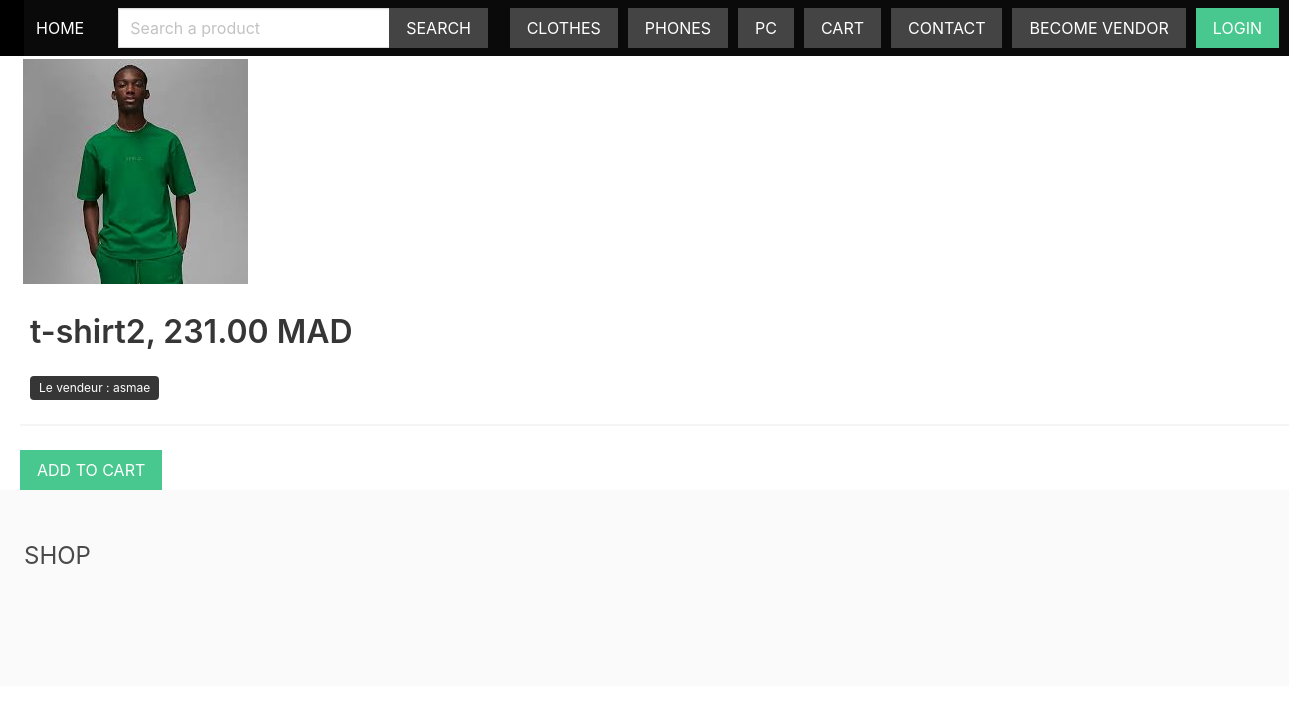
/search/25, run on the app's committed database.
### product/models.py (models this page shows, shortened)
class Category(models.Model):
    title = models.CharField(max_length=50)
    slug = models.SlugField(max_length=50,null=True,blank=True)
    date_added= models.DateTimeField(auto_now=True)
    class Meta:
        ordering = ['-date_added']

class Product(models.Model):
    title = models.CharField(max_length=50)
    price = models.DecimalField(max_digits=6, decimal_places=2)
    description = models.TextField(null=True,blank=True)
    category = models.ForeignKey(Category,related_name='products',on_delete=models.CASCADE)
    vendor = models.ForeignKey(Vendor,related_name='products',on_delete=models.CASCADE,null=True)
    image = models.ImageField(upload_to='photos/%y/%m/%d')
    date_added= models.DateTimeField(auto_now=True)
    active = models.BooleanField(default=True)
    class Meta:
        ordering = ['-date_added']

### vendor/models.py (models this page shows, shortened)
class Vendor(models.Model):
    name = models.CharField(max_length=(255))
    created_at = models.DateTimeField(auto_now_add=True)
    created_by = models.OneToOneField(User, related_name='vendor', on_delete=models.CASCADE)
    is_vendor=models.BooleanField(default=False)
    class Meta:
        ordering = ['name']

### product/views.py (the view)
# urls.py: path('<int:myid>', views.detail, name="detail"),
def detail(request, myid):
    product_object = Product.objects.get(id=myid)
    return render(request, 'product/product.html', {'product': product_object})

### product/cart.py (called while the page is built)
    def __len__(self):
        return sum(item['quantity'] for item in self.cart.values())

### product/context_processors.py (called while the page is built)
def menu_categories(request):
    categories = Category.objects.all()
    return {'menu_categories': categories}

def cart(request):
    return {'cart':Cart(request)}

### templates/product/product.html (shortened to what this page needs)
{% extends 'core/base.html' %}
{% block content %}
    <div id="productapp">
        <div class="columns">
            <div class="column is-3" >
                <img src="{{ product.image.url }}" alt="error">
            </div>
        </div>
        <h1 class="title">{{ product.title }}, {{ product.price }} MAD</h1>
        <p class="mb-2"><span class="tag is-dark">Le vendeur : {{ product.vendor.name }}</span></p>
        <hr>
        <form method="post" action=".">
                <div class="control">
                    <a href="{% url 'add_to_cart' product.id %}" class="button is-success is-uppercase">Add to cart</a>
                </div>
            </div>
{% endblock %}

### templates/core/base.html (shortened to what this page needs)
{% load static %}
<!DOCTYPE html>
<html>
    <head>
        <link rel="stylesheet" href="https://cdn.jsdelivr.net/npm/bulma@0.9.1/css/bulma.min.css">
        <link rel="stylesheet" href="{% static 'styles/main.css' %}">
    </head>
    <body>
        <nav class="navbar is-black" role="navigation" aria-label="main navigation">
            <div class="navbar-brand">
                <a class="navbar-item" href="{% url 'frontpage' %}"></a>
            </div>
            <div class="navbar-menu" id="main-navbar">
                <div class="navbar-start">
                    <a href="{% url 'frontpage' %}" class="navbar-item">Home</a>
                    <div class="navbar-item">
                        <form method="get" action="{% url 'search' %}">
                            <div class="field has-addons">
                                <div class="control">
                                    <input type="text" class="input" placeholder="Search a product" name="query">
                                </div>
                                <div class="control">
                                    <button class="button is-dark is-uppercase">Search</button>
                                </div>
                            </div>
                        </form>
                    </div>
                </div>
                <div class="navbar-end">
                    {% for category in menu_categories %}
                        <a href="{% url 'category' category.slug %}" class="button is-dark menu-button">{{ category.title }}</a>
                    {% endfor %}
                    <a href="{%url 'cart_view'%}" class="button is-dark menu-button">Cart {%if cart %} ({{cart|length}}){%endif%}</a>
                    <a href="{%url 'contact' %}" class="button is-dark menu-button">Contact</a>
                    {% if not user.is_authenticated %}
                        <a href="{%url 'become_vendor'%}" class="button is-dark menu-button">Become vendor</a>
                        <a href="{% url 'login' %}" class="button is-success menu-button">Login</a>
                    {% endif %}
                </div>
            </div>
        </nav>
                {% block content %}
                {% endblock %}
        <footer class="footer">
            <h3 class="is-size-4 mb-4">SHOP</h3>
        </footer>
    </body>
</html>

### static/styles/main.css (style rules this page uses)
.navbar { text-transform: uppercase; }
.navbar .is-dark { background: #444; }
.menu-button { top: 8px; margin-right: 10px; text-transform: uppercase; }
.input, .button { border-radius: 0; }
#productapp { margin-left: 20px; }
.column.is-3 img { margin-top: 3px; margin-left: 3px; }
.title { margin-left: 10px; }
.tag.is-dark { margin-left: 10px; }
.field.has-addons { margin-left: 10px; }
.title { margin-bottom: 30px; }

### data on the page
Category: title "CLOTHES"
Category: title "PHONES"
Category: title "PC"
Product: image (picture), title "t-shirt2", price "231.00", vendor.name "asmae"
